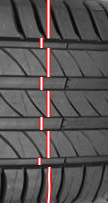
#> input picture images/pneu.png, 108 x 203 px
$ python TP1.py
#> lines starting #> are read from the running program, lines starting #| are printed output that depends on the picture; after the words box and inside, x2 and y2 are one past the last pixel; in counts of white or black regions, pixels touching at a corner belong together
import os
import cv2
import numpy as np
from matplotlib import pyplot as plt


def main():
    # load image
    folder = "images"
    img_original = cv2.imread(os.path.join(folder, "pneu.png"))
#> img_original is the input picture: shape (203, 108, 3); mean B, G, R 84.6, 84.6, 89.2

    # convert image to grayscale
    img_gray = cv2.cvtColor(img_original, cv2.COLOR_BGR2GRAY)
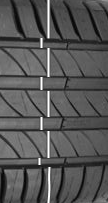
#> img_gray: shape (203, 108); min 0, max 255, mean 86

    # binarize image with fixed threshold
    _, img_thresh = cv2.threshold(img_gray, 254, 255, cv2.THRESH_BINARY)
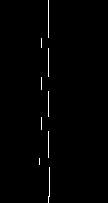
#> img_thresh: shape (203, 108); 0.91% white in thin lines or dots, all inside (x1, y1, x2, y2) = (39, 0, 50, 203)

    # detect lines using HoughLines method
    lines = cv2.HoughLinesP(img_thresh, rho=1, theta=np.pi/180, threshold=25, minLineLength=50, maxLineGap=50)
#> lines = [[48, 202, 48, 0], [41, 129, 41, 38]]
    # create copy of original image
    img_lines = img_original.copy()
    # get coordinates of every line detected and draw them on the new image
    for line in lines:
        x1, y1, x2, y2 = line[0]
        cv2.line(img_lines, (x1, y1), (x2, y2), (0, 255, 0), 1)
        cv2.circle(img_lines, (x1, y1), 1, (255, 0, 0), 2)
        cv2.circle(img_lines, (x2, y2), 1, (255, 0, 0), 2)
#> this loop made 2 passes
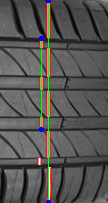
#> img_lines: shape (203, 108, 3); 1.6% of pixels changed, all inside (x1, y1, x2, y2) = (39, 0, 51, 203)

    # calculate distance between lines
    distance = round(measure_distance(lines) * 0.1, 1)

    # show resulting images in figure
    plt.set_cmap("gray")
    # subplot 1
    plt.subplot(1, 4, 1)
    plt.title("Original")
    plt.axis("off")
    plt.imshow(img_original)

    # subplot 2
    plt.subplot(1, 4, 2)
    plt.title("Gray")
    plt.axis("off")
    plt.imshow(img_gray)

    # subplot 3
    plt.subplot(1, 4, 3)
    plt.title("Binary")
    plt.axis("off")
    plt.imshow(img_thresh)

    # subplot 4
    plt.subplot(1, 4, 4)
    plt.title("Lines")
    plt.axis("off")
    plt.imshow(img_lines)

    # print result on figure
    plt.text(-300, 250, "The distance between the 2 lines is: {} mm".format(distance))
    plt.show()


def measure_distance(lines):
    # get lines from list
    line1, line2 = lines
#> line1 = [[48, 202, 48, 0]]; line2 = [[41, 129, 41, 38]]

    # get points from line1
    x1, y1, x2, y2 = line1[0]
#> x1 = 48; y1 = 202; x2 = 48; y2 = 0
    p1 = np.array([x1, y1])
#> p1 = [48, 202]
    p2 = np.array([x2, y2])
#> p2 = [48, 0]

    # get points from line2
    x1, y1, x2, y2 = line2[0]
#> x1 = 41; y1 = 129; x2 = 41; y2 = 38
    p3 = np.array([x1, y1])
#> p3 = [41, 129]
    p4 = np.array([x2, y2])
#> p4 = [41, 38]

    # distance from bottom
    # calculate angle between lines
    angle = get_angle(p1, p3, p4)
#> in get_angle, `ba = a - b`: ba = [7, 73]
#> in get_angle, `bc = c - b`: bc = [0, -91]
#> in get_angle, `cosine_angle = np.dot(ba, bc) / (np.linalg.norm(ba) * np.linalg.norm(b..`: cosine_angle = -0.995
#> in get_angle, `angle = np.arccos(cosine_angle)`: angle = 3.05
#> angle = 3.05
    # calculate distance between lines
    hypotenuse = np.sqrt(((p1[0] - p3[0])**2) + ((p1[1] - p3[1])**2))
#> hypotenuse = 73.33
    # calculate distance
    distance_bottom = hypotenuse * np.sin(angle)
#> distance_bottom = 7

    # distance from top
    # calculate angle between lines
    angle = get_angle(p2, p4, p3)
#> angle = 2.96
    # calculate distance between lines
    hypotenuse = np.sqrt(((p2[0] - p4[0])**2) + ((p2[1] - p4[1])**2))
#> hypotenuse = 38.64
    # calculate distance
    distance_top = hypotenuse * np.sin(angle)
#> distance_top = 7

    # calculate average distance
    distance = np.average([distance_top, distance_bottom])
#> distance = 7
    return distance


def get_angle(a, b, c):
    # create vectors
    ba = a - b
    bc = c - b

    # calculate angles' cosine value
    cosine_angle = np.dot(ba, bc) / (np.linalg.norm(ba) * np.linalg.norm(bc))
    # calculate angle
    angle = np.arccos(cosine_angle)
    return angle


if __name__ == "__main__":
    main()
#> in main, `distance = round(measure_distance(lines) * 0.1, 1)`: distance = 0.7
#> in main, `plt.show()`:
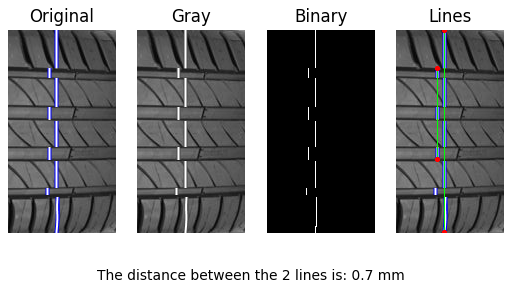
#> figure drawn by matplotlib, 4 panels; B, G, R data is drawn as R, G, B

$ run again, with images/PET-Body-02.jpg saved as images/pneu.png
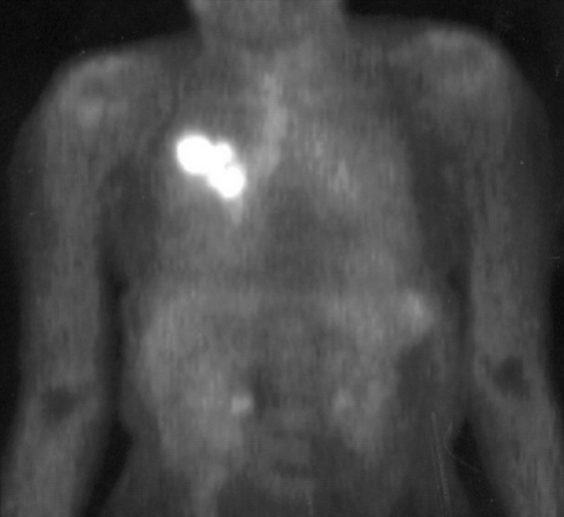
#> input picture images/PET-Body-02.jpg, 564 x 517 px
#> in main, img_original is the input picture: shape (517, 564, 3); min 6, max 255, mean 73
#> in main, `_, img_thresh = cv2.threshold(img_gray, 254, 255, cv2.THRESH_BINARY)`:
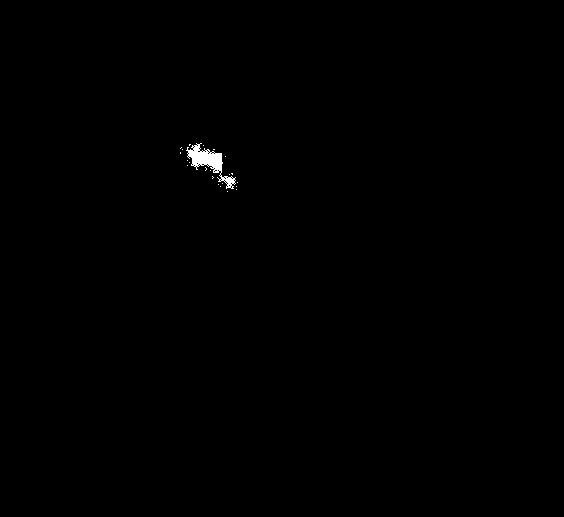
#> img_thresh: shape (517, 564); 0.25% white; 23 white regions (22 under 20 px), largest, box (x1, y1, x2, y2) and area: (186, 143, 236, 189) 694
#> lines = [[180, 148, 234, 178], [181, 147, 232, 174]]
#> the loop in main, `for line in lines:` made 2 passes
#> line1 = [[180, 148, 234, 178]]; line2 = [[181, 147, 232, 174]]
#> in measure_distance, `x1, y1, x2, y2 = line1[0]`: x1 = 180; y1 = 148; x2 = 234; y2 = 178
#> p1 = [180, 148]
#> p2 = [234, 178]
#> in measure_distance, `x1, y1, x2, y2 = line2[0]`: x1 = 181; y1 = 147; x2 = 232; y2 = 174
#> p3 = [181, 147]
#> p4 = [232, 174]
#> ba = [-1, 1]
#> bc = [51, 27]
#> cosine_angle = -0.294
#> in get_angle, `angle = np.arccos(cosine_angle)`: angle = 1.87
#> in measure_distance, `hypotenuse = np.sqrt(((p1[0] - p3[0])**2) + ((p1[1] - p3[1])**2))`: hypotenuse = 1.41
#> distance_bottom = 1.35
#> in measure_distance, `angle = get_angle(p2, p4, p3)`: angle = 2.52
#> in measure_distance, `hypotenuse = np.sqrt(((p2[0] - p4[0])**2) + ((p2[1] - p4[1])**2))`: hypotenuse = 4.47
#> distance_top = 2.6
#> in measure_distance, `distance = np.average([distance_top, distance_bottom])`: distance = 1.98
#> in main, `distance = round(measure_distance(lines) * 0.1, 1)`: distance = 0.2
#> in main, `plt.show()`:
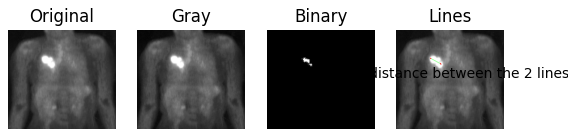
#> figure drawn by matplotlib, 4 panels; B, G, R data is drawn as R, G, B
